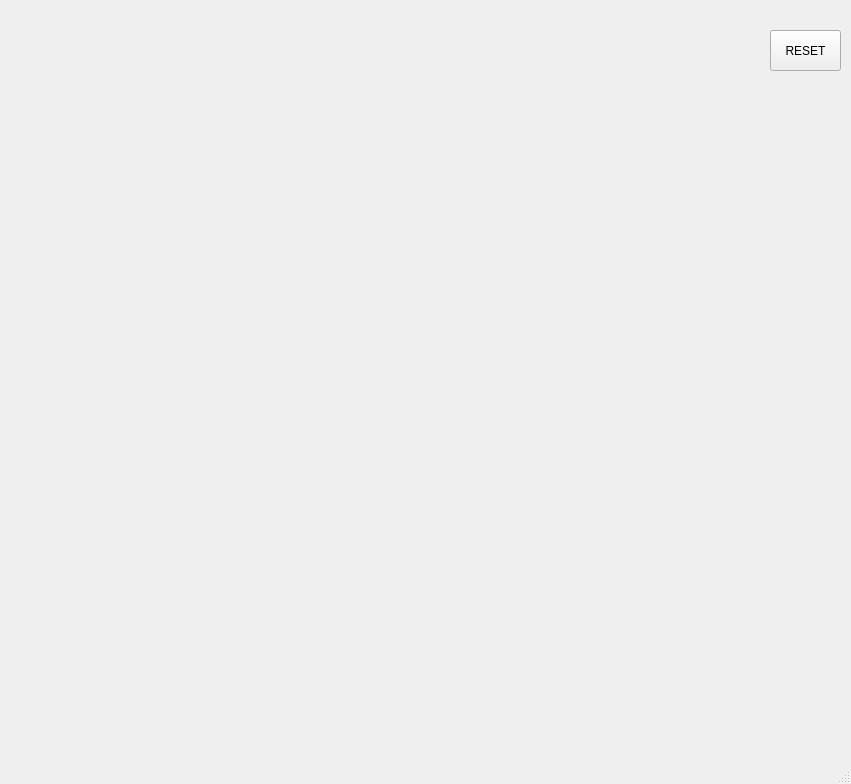
<?xml version="1.0" encoding="UTF-8"?>
<ui version="4.0">
 <class>MainWindow</class>
 <widget class="QMainWindow" name="MainWindow">
  <property name="geometry">
   <rect>
    <x>0</x>
    <y>0</y>
    <width>851</width>
    <height>784</height>
   </rect>
  </property>
  <property name="windowTitle">
   <string>MainWindow</string>
  </property>
  <widget class="QWidget" name="centralwidget">
   <widget class="QPushButton" name="pb">
    <property name="geometry">
     <rect>
      <x>770</x>
      <y>30</y>
      <width>71</width>
      <height>41</height>
     </rect>
    </property>
    <property name="toolTip">
     <string/>
    </property>
    <property name="text">
     <string>RESET</string>
    </property>
    <property name="iconSize">
     <size>
      <width>40</width>
      <height>40</height>
     </size>
    </property>
   </widget>
  </widget>
  <widget class="QMenuBar" name="menubar">
   <property name="geometry">
    <rect>
     <x>0</x>
     <y>0</y>
     <width>851</width>
     <height>21</height>
    </rect>
   </property>
  </widget>
  <widget class="QStatusBar" name="statusbar"/>
 </widget>
 <resources/>
 <connections/>
</ui>
